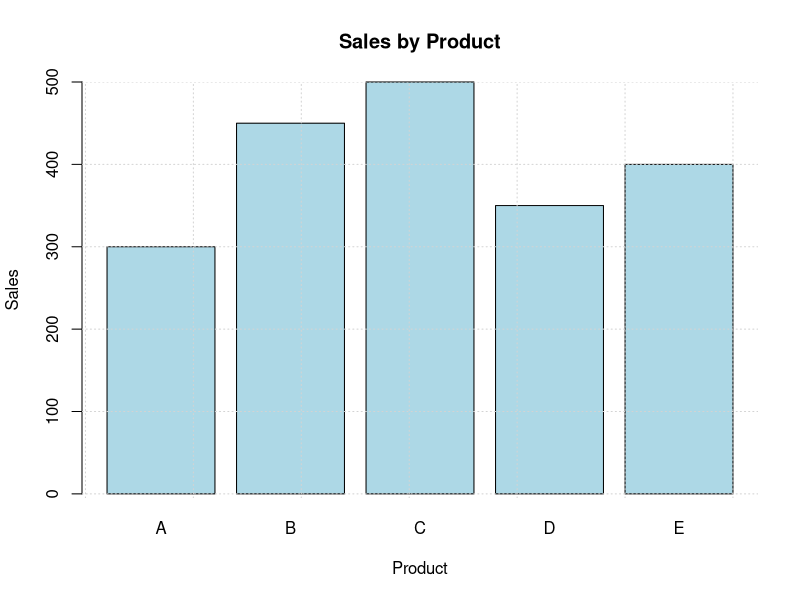

Reproduce this figure in R.
# Given dataset
product <- c("A", "B", "C", "D", "E")
sales <- c(300, 450, 500, 350, 400)

# Create bar plot
barplot(sales, 
        names.arg = product, 
        main = "Sales by Product", 
        xlab = "Product", 
        ylab = "Sales", 
        col = "lightblue", 
        border = "black")

# Add grid for better readability
grid()

